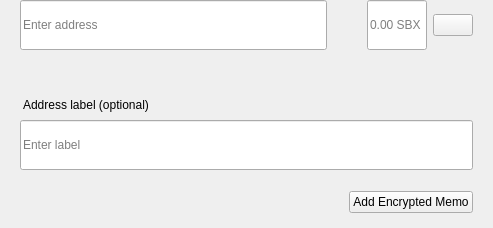
<?xml version="1.0" encoding="UTF-8"?>
<ui version="4.0">
 <class>SendMultiRow</class>
 <widget class="QWidget" name="SendMultiRow">
  <property name="geometry">
   <rect>
    <x>0</x>
    <y>0</y>
    <width>493</width>
    <height>228</height>
   </rect>
  </property>
  <property name="minimumSize">
   <size>
    <width>0</width>
    <height>0</height>
   </size>
  </property>
  <property name="maximumSize">
   <size>
    <width>16777215</width>
    <height>16777215</height>
   </size>
  </property>
  <property name="windowTitle">
   <string>Form</string>
  </property>
  <layout class="QVBoxLayout" name="verticalLayout_3">
   <property name="spacing">
    <number>0</number>
   </property>
   <property name="leftMargin">
    <number>0</number>
   </property>
   <property name="topMargin">
    <number>0</number>
   </property>
   <property name="rightMargin">
    <number>20</number>
   </property>
   <property name="bottomMargin">
    <number>5</number>
   </property>
   <item alignment="Qt::AlignTop">
    <widget class="QWidget" name="widget" native="true">
     <property name="sizePolicy">
      <sizepolicy hsizetype="Expanding" vsizetype="Maximum">
       <horstretch>0</horstretch>
       <verstretch>0</verstretch>
      </sizepolicy>
     </property>
     <property name="minimumSize">
      <size>
       <width>0</width>
       <height>60</height>
      </size>
     </property>
     <property name="maximumSize">
      <size>
       <width>16777215</width>
       <height>85</height>
      </size>
     </property>
     <layout class="QHBoxLayout" name="horizontalLayout" stretch="6,0,2">
      <property name="spacing">
       <number>0</number>
      </property>
      <property name="leftMargin">
       <number>8</number>
      </property>
      <property name="topMargin">
       <number>0</number>
      </property>
      <property name="rightMargin">
       <number>0</number>
      </property>
      <property name="bottomMargin">
       <number>0</number>
      </property>
      <item alignment="Qt::AlignTop">
       <widget class="QStackedWidget" name="stackedAddress">
        <property name="minimumSize">
         <size>
          <width>0</width>
          <height>50</height>
         </size>
        </property>
        <property name="maximumSize">
         <size>
          <width>16777215</width>
          <height>50</height>
         </size>
        </property>
        <widget class="QWidget" name="page_4">
         <property name="sizePolicy">
          <sizepolicy hsizetype="Expanding" vsizetype="Preferred">
           <horstretch>0</horstretch>
           <verstretch>0</verstretch>
          </sizepolicy>
         </property>
         <property name="minimumSize">
          <size>
           <width>0</width>
           <height>50</height>
          </size>
         </property>
         <property name="maximumSize">
          <size>
           <width>16777215</width>
           <height>55</height>
          </size>
         </property>
         <layout class="QVBoxLayout" name="verticalLayout_7">
          <property name="spacing">
           <number>0</number>
          </property>
          <property name="leftMargin">
           <number>12</number>
          </property>
          <property name="topMargin">
           <number>0</number>
          </property>
          <property name="rightMargin">
           <number>0</number>
          </property>
          <property name="bottomMargin">
           <number>0</number>
          </property>
          <item>
           <widget class="QLineEdit" name="lineEditAddress">
            <property name="minimumSize">
             <size>
              <width>0</width>
              <height>50</height>
             </size>
            </property>
            <property name="maximumSize">
             <size>
              <width>16777215</width>
              <height>50</height>
             </size>
            </property>
            <property name="placeholderText">
             <string>Enter address</string>
            </property>
           </widget>
          </item>
         </layout>
        </widget>
        <widget class="QWidget" name="page_3"/>
       </widget>
      </item>
      <item>
       <spacer name="horizontalSpacer_3">
        <property name="orientation">
         <enum>Qt::Horizontal</enum>
        </property>
        <property name="sizeType">
         <enum>QSizePolicy::Fixed</enum>
        </property>
        <property name="sizeHint" stdset="0">
         <size>
          <width>40</width>
          <height>20</height>
         </size>
        </property>
       </spacer>
      </item>
      <item>
       <layout class="QHBoxLayout" name="horizontalLayout_2">
        <property name="spacing">
         <number>6</number>
        </property>
        <item alignment="Qt::AlignTop">
         <widget class="QLineEdit" name="lineEditAmount">
          <property name="sizePolicy">
           <sizepolicy hsizetype="Expanding" vsizetype="Preferred">
            <horstretch>0</horstretch>
            <verstretch>0</verstretch>
           </sizepolicy>
          </property>
          <property name="minimumSize">
           <size>
            <width>0</width>
            <height>50</height>
           </size>
          </property>
          <property name="maximumSize">
           <size>
            <width>16777215</width>
            <height>50</height>
           </size>
          </property>
          <property name="maxLength">
           <number>17</number>
          </property>
          <property name="alignment">
           <set>Qt::AlignLeading|Qt::AlignLeft|Qt::AlignVCenter</set>
          </property>
          <property name="placeholderText">
           <string notr="true">0.00 SBX</string>
          </property>
         </widget>
        </item>
        <item>
         <layout class="QVBoxLayout" name="verticalLayout">
          <property name="topMargin">
           <number>14</number>
          </property>
          <property name="bottomMargin">
           <number>0</number>
          </property>
          <item alignment="Qt::AlignTop">
           <widget class="QPushButton" name="btnMenu">
            <property name="minimumSize">
             <size>
              <width>0</width>
              <height>0</height>
             </size>
            </property>
            <property name="maximumSize">
             <size>
              <width>16777215</width>
              <height>16777215</height>
             </size>
            </property>
            <property name="focusPolicy">
             <enum>Qt::NoFocus</enum>
            </property>
            <property name="text">
             <string/>
            </property>
           </widget>
          </item>
         </layout>
        </item>
       </layout>
      </item>
     </layout>
    </widget>
   </item>
   <item>
    <widget class="QWidget" name="layoutLabel" native="true">
     <property name="minimumSize">
      <size>
       <width>0</width>
       <height>0</height>
      </size>
     </property>
     <property name="maximumSize">
      <size>
       <width>16777215</width>
       <height>16777215</height>
      </size>
     </property>
     <layout class="QVBoxLayout" name="verticalLayout_9">
      <property name="spacing">
       <number>6</number>
      </property>
      <property name="leftMargin">
       <number>20</number>
      </property>
      <property name="topMargin">
       <number>0</number>
      </property>
      <property name="rightMargin">
       <number>0</number>
      </property>
      <property name="bottomMargin">
       <number>10</number>
      </property>
      <item>
       <spacer name="verticalSpacer">
        <property name="orientation">
         <enum>Qt::Vertical</enum>
        </property>
        <property name="sizeType">
         <enum>QSizePolicy::Fixed</enum>
        </property>
        <property name="sizeHint" stdset="0">
         <size>
          <width>20</width>
          <height>20</height>
         </size>
        </property>
       </spacer>
      </item>
      <item>
       <widget class="QLabel" name="labelSubtitleDescription">
        <property name="styleSheet">
         <string notr="true">margin-bottom:2px;
margin-left:0.05px;
padding:0px;</string>
        </property>
        <property name="text">
         <string>Address label (optional)</string>
        </property>
       </widget>
      </item>
      <item>
       <widget class="QLineEdit" name="lineEditDescription">
        <property name="minimumSize">
         <size>
          <width>0</width>
          <height>50</height>
         </size>
        </property>
        <property name="maximumSize">
         <size>
          <width>16777215</width>
          <height>50</height>
         </size>
        </property>
        <property name="placeholderText">
         <string>Enter label</string>
        </property>
       </widget>
      </item>
      <item>
       <spacer name="verticalSpacer_2">
        <property name="orientation">
         <enum>Qt::Vertical</enum>
        </property>
        <property name="sizeType">
         <enum>QSizePolicy::Fixed</enum>
        </property>
        <property name="sizeHint" stdset="0">
         <size>
          <width>20</width>
          <height>15</height>
         </size>
        </property>
       </spacer>
      </item>
      <item>
       <widget class="QWidget" name="containerMemo" native="true">
        <layout class="QHBoxLayout" name="horizontalLayout_5">
         <property name="leftMargin">
          <number>0</number>
         </property>
         <property name="topMargin">
          <number>0</number>
         </property>
         <property name="rightMargin">
          <number>0</number>
         </property>
         <property name="bottomMargin">
          <number>0</number>
         </property>
         <item>
          <spacer name="horizontalSpacer">
           <property name="orientation">
            <enum>Qt::Horizontal</enum>
           </property>
           <property name="sizeHint" stdset="0">
            <size>
             <width>40</width>
             <height>20</height>
            </size>
           </property>
          </spacer>
         </item>
         <item>
          <widget class="QPushButton" name="btnAddMemo">
           <property name="text">
            <string notr="true">Add Encrypted Memo</string>
           </property>
          </widget>
         </item>
        </layout>
       </widget>
      </item>
     </layout>
    </widget>
   </item>
  </layout>
 </widget>
 <resources/>
 <connections/>
</ui>
